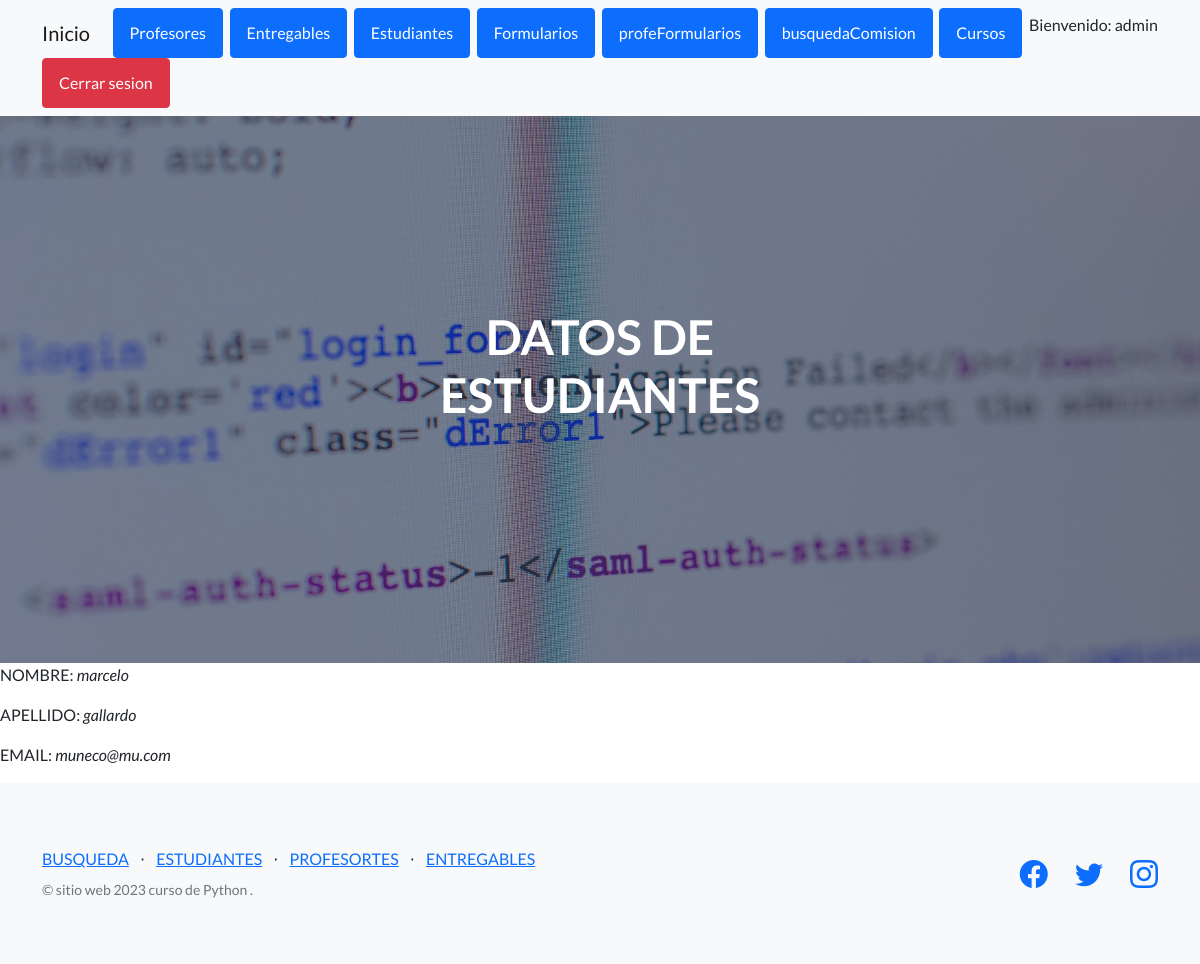
Page /AppCoder/estudiante/2 (signed in) on the committed database.
### AppCoder/models.py (models this page shows, shortened)
class Estudiante(models.Model): # es una herencia objeto
    nombre=models.CharField(max_length=50)
    apellido=models.CharField(max_length=50)
    email=models.EmailField()

### AppCoder/views.py (the view)
# urls.py: path('estudiante/<pk>', EstudianteDetalle.as_view(), name='estudiante_detalle'),
class EstudianteDetalle(LoginRequiredMixin, DetailView): # vista usada para mostrar datos
    model=Estudiante
    template_name= 'AppCoder/estudiante_detalle.html'

### AppCoder/templates/AppCoder/estudiante_detalle.html
{% extends 'AppCoder/padre.html' %}
{% load static %}
{% block titulo %}
<h1 class="mb-5">DATOS DE ESTUDIANTES</h1>
{% endblock %}
{% block contenido_que_cambia %}
<P>NOMBRE: <i>{{ estudiante.nombre }}</i></P>
<P>APELLIDO: <i>{{ estudiante.apellido }}</i></P>
<P>EMAIL: <i>{{ estudiante.email }}</i></P>
{% endblock %}

### AppCoder/templates/AppCoder/padre.html (shortened to what this page needs)
<!DOCTYPE html>
<html lang="en">
    <head>
        {% load static %}
        <link href="https://cdn.jsdelivr.net/npm/bootstrap-icons@1.5.0/font/bootstrap-icons.css" rel="stylesheet" type="text/css" />
        <link href="{% static 'AppCoder/css/styles.css' %}" rel="stylesheet" />
    </head>
    <body>
        <nav class="navbar navbar-light bg-light static-top">
            <div class="container">
                <a class="navbar-brand" href="{% url 'inicio'%}">Inicio</a>
                {% if user.is_authenticated %}
                <a class="btn btn-primary" href="{% url 'leerProfesores' %}">Profesores</a>
                <a class="btn btn-primary" href="{% url 'entregables' %}">Entregables</a>
                <a class="btn btn-primary" href="{% url 'estudiantes' %}">Estudiantes</a>
                <a class="btn btn-primary" href="{% url 'cursoFormulario' %}">Formularios</a>
                <a class="btn btn-primary" href="{% url 'profeFormulario' %}">profeFormularios</a>
                <a class="btn btn-primary" href="{% url 'busquedaComision' %}">busquedaComision</a>
                <a class="btn btn-primary" href="{% url 'cursos' %}">Cursos</a>
                <p>Bienvenido:  {{ user.username }}</p>
                <a class="btn btn-danger" href="{% url 'logout' %}">Cerrar sesion</a>
                {% else %}
                <a class="btn btn-primary" href="{% url 'register' %}">Registro</a>
                <a class="btn btn-primary" href="{% url 'login' %}">Ingresar</a>
                {% endif %}
            </div>
        </nav>
        <header class="masthead">
            <div class="container position-relative">
                <div class="row justify-content-center">
                    <div class="col-xl-6">
                        <div class="text-center text-white">
                            {% block titulo %}
                            {% endblock %}
                        </div>
                    </div>
                </div>
            </div>
        </header>
        {% block contenido_que_cambia %}
        {% endblock %}
        <footer class="footer bg-light">
            <div class="container">
                <div class="row">
                    <div class="col-lg-6 h-100 text-center text-lg-start my-auto">
                        <ul class="list-inline mb-2">
                            <li class="list-inline-item"><a href="{% url 'busquedaComision' %}">BUSQUEDA</a></li>
                            <li class="list-inline-item">⋅</li>
                            <li class="list-inline-item"><a href="{% url 'estudiantes' %}">ESTUDIANTES</a></li>
                            <li class="list-inline-item">⋅</li>
                            <li class="list-inline-item"><a href="{% url 'profesores' %}">PROFESORTES</a></li>
                            <li class="list-inline-item">⋅</li>
                            <li class="list-inline-item"><a href="{% url 'entregables' %}">ENTREGABLES</a></li>
                        </ul>
                        <p class="text-muted small mb-4 mb-lg-0">&copy; sitio web 2023 curso de Python .</p>
                    </div>
                    <div class="col-lg-6 h-100 text-center text-lg-end my-auto">
                        <ul class="list-inline mb-0">
                            <li class="list-inline-item me-4">
                                <a href="#!"><i class="bi-facebook fs-3"></i></a>
                            </li>
                            <li class="list-inline-item me-4">
                                <a href="#!"><i class="bi-twitter fs-3"></i></a>
                            </li>
                            <li class="list-inline-item">
                                <a href="#!"><i class="bi-instagram fs-3"></i></a>
                            </li>
                        </ul>
                    </div>
                </div>
            </div>
        </footer>
    </body>
</html>

### rows in the picture
Estudiante: nombre "marcelo", apellido "gallardo", email "muneco@mu.com"

### other values in the picture
{{ user.username }} "admin"
